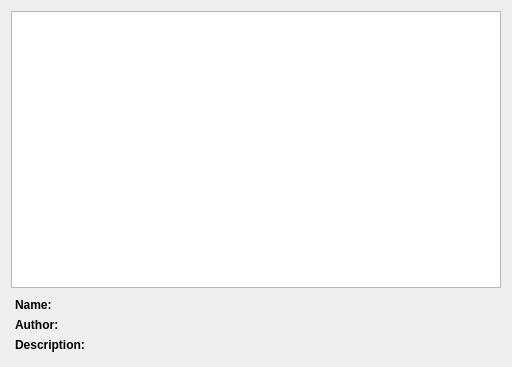
<?xml version="1.0" encoding="UTF-8"?>
<ui version="4.0">
 <class>ThemeManager</class>
 <widget class="QWidget" name="ThemeManager">
  <property name="geometry">
   <rect>
    <x>0</x>
    <y>0</y>
    <width>512</width>
    <height>367</height>
   </rect>
  </property>
  <layout class="QVBoxLayout" name="verticalLayout">
   <item>
    <widget class="QListWidget" name="listWidget"/>
   </item>
   <item>
    <widget class="QWidget" name="widget" native="true">
     <property name="sizePolicy">
      <sizepolicy hsizetype="Preferred" vsizetype="Maximum">
       <horstretch>0</horstretch>
       <verstretch>0</verstretch>
      </sizepolicy>
     </property>
     <layout class="QFormLayout" name="formLayout">
      <property name="margin">
       <number>4</number>
      </property>
      <item row="0" column="0">
       <widget class="QLabel" name="label">
        <property name="text">
         <string>&lt;b&gt;Name:&lt;/b&gt;</string>
        </property>
        <property name="alignment">
         <set>Qt::AlignLeading|Qt::AlignLeft|Qt::AlignTop</set>
        </property>
       </widget>
      </item>
      <item row="1" column="0">
       <widget class="QLabel" name="label_2">
        <property name="text">
         <string>&lt;b&gt;Author:&lt;/b&gt;</string>
        </property>
        <property name="alignment">
         <set>Qt::AlignLeading|Qt::AlignLeft|Qt::AlignTop</set>
        </property>
       </widget>
      </item>
      <item row="2" column="0">
       <widget class="QLabel" name="label_3">
        <property name="text">
         <string>&lt;b&gt;Description:&lt;/b&gt;</string>
        </property>
        <property name="alignment">
         <set>Qt::AlignLeading|Qt::AlignLeft|Qt::AlignTop</set>
        </property>
       </widget>
      </item>
      <item row="0" column="1">
       <widget class="QLabel" name="name">
        <property name="text">
         <string/>
        </property>
        <property name="wordWrap">
         <bool>true</bool>
        </property>
       </widget>
      </item>
      <item row="1" column="1">
       <widget class="QLabel" name="author">
        <property name="text">
         <string/>
        </property>
        <property name="wordWrap">
         <bool>true</bool>
        </property>
       </widget>
      </item>
      <item row="2" column="1">
       <widget class="QLabel" name="descirption">
        <property name="text">
         <string/>
        </property>
        <property name="wordWrap">
         <bool>true</bool>
        </property>
       </widget>
      </item>
     </layout>
    </widget>
   </item>
  </layout>
 </widget>
 <resources/>
 <connections/>
</ui>
